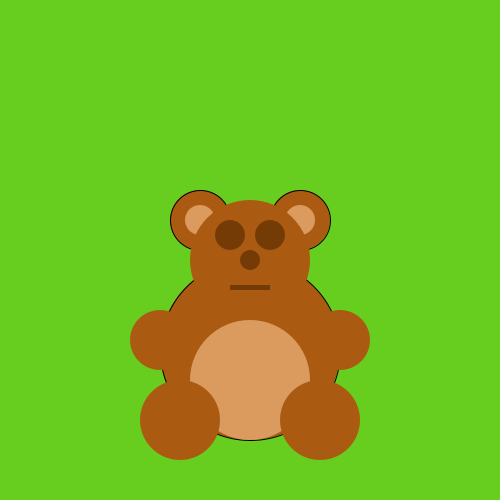
Frame 1 (no input)
Frame 60 (the mouse pressed at the canvas centre just before this capture): blank canvas, image omitted
Frame 120 (the mouse held since frame 60 and released just before this capture): blank canvas, image omitted

The Processing sketch that drew this single still picture (run headless with seeded random() and noise(); from frame 60 on, the mouse is pressed at the canvas centre):

// Processing sketch: processing_168011
// ── processing_168011.pde

int a = 250; 
int b = 300;
int c = 200;
int d = 250;
int e = 300;
int f = 200;
int g = 250;
int h = 320;
int i = 180;
int j = 340;
int k = 160;
int l = 230;
int m = 270;
int n = 250;
int o = 230;
void setup()
{
  size(500,500);
  background(#67CE1F);
}
void draw()
{
  background(#67CE1F);
  frameRate(5);
  fill(#AA5B11);
  ellipse(a,350,180,180);
  a=a+20;
  ellipse(b,220,60,60);
  b=b+20;
  ellipse(c,220,60,60);
  c=c+20;
  noStroke();
  fill(#DB9B5F);
  ellipse(d,380,120,120);
  d=d+20;
  ellipse(e,220,30,30);
  e=e+20;
  ellipse(f,220,30,30);
  f=f+20;
  fill(#AA5B11);
  ellipse(g,260,120,120);
  g=g+20;
  ellipse(h,420,80,80);
  h=h+20;
  ellipse(i,420,80,80);
  i=i+20;
  ellipse(j,340,60,60);
  j=j+20;
  ellipse(k,340,60,60);
  k=k+20;
  fill(#743B06);
  ellipse(l,235,30,30);
  l=l+20;
  ellipse(m,235,30,30);
  m=m+20;
  ellipse(n,260,20,20);
  n=n+20;
  rect(o,285,40,5);
  o=o+20;
}
